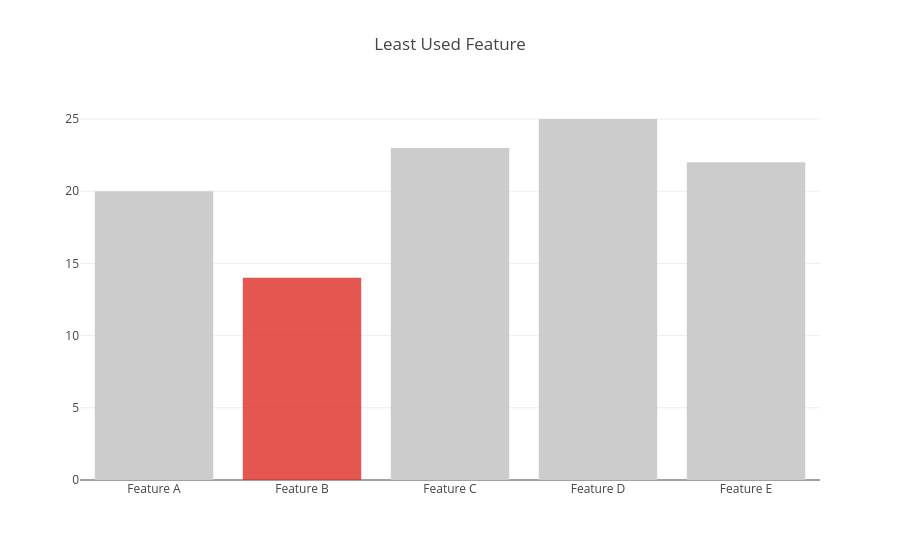

Source (notebook cell):
### Markdown cell above
## Customizing Individual Bar Colors

### Code cell
val defaultColor = Color.RGBA(204, 204, 204, 1)
val highlightColor = Color.RGBA(222, 45, 38, 0.8)

val trace1 = Bar(Seq("Feature A", "Feature B", "Feature C", "Feature D", "Feature E"), Seq(20, 14, 23, 25, 22))
  .withMarker(
    Marker()
      .withColor(Seq(defaultColor, highlightColor, defaultColor, defaultColor, defaultColor))
  )

val data = Seq(trace1)

val layout = Layout()
  .withTitle("Least Used Feature")

plot(data, layout)

### Figure 1 — Plotly figure (JSON) as saved in the notebook; plotly's stock layout.template omitted (floating-point values rounded to 4 significant figures)
{"data": [{"marker": {"color": ["rgba(204, 204, 204, 1.0)", "rgba(222, 45, 38, 0.8)", "rgba(204, 204, 204, 1.0)", "rgba(204, 204, 204, 1.0)", "rgba(204, 204, 204, 1.0)"]}, "type": "bar", "x": ["Feature A", "Feature B", "Feature C", "Feature D", "Feature E"], "y": [20.0, 14.0, 23.0, 25.0, 22.0]}], "layout": {"title": "Least Used Feature"}}
